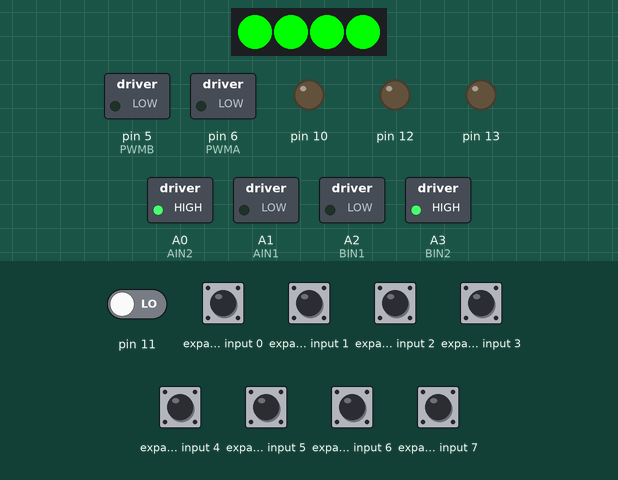
A sketch run on a simulated Arduino Uno, built with avr-gcc and run on an emulated ATmega328P. Parts: 4 RGB LEDs in strip order, left to right, switched loads named in the sketch (green lamp = pin HIGH), output pins drawn as LEDs (lit = HIGH). Wiring (inferred from the names in the program): PCF8574 port expander at I2C address 0x20. Dashed ring = blinking. The test bench sets the inputs (shaded band); at power-on: expander input 0–7 HIGH, pin 11 LOW. What the sketch prints to the serial monitor is not drawn.

Above: at 1.8 s.
1.9 s: expander input 4 pulled LOW for 0.15 s
At 4.8 s:
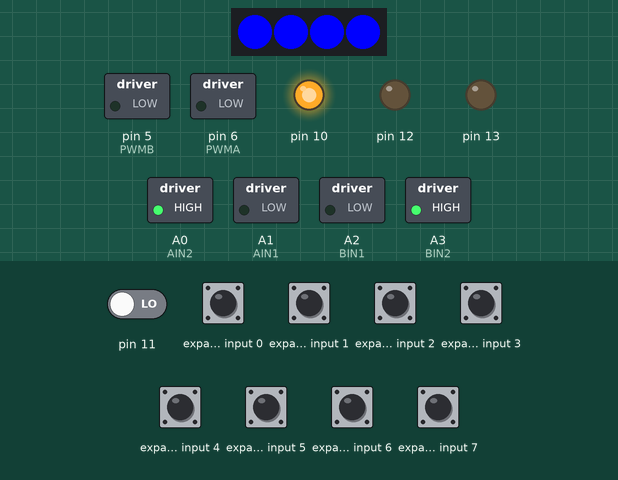
5.0 s: expander input 4 pulled LOW for 1 s
At 7.7 s:
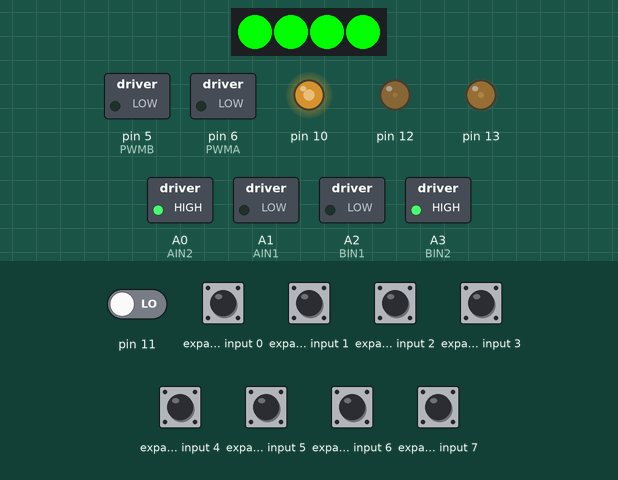
8.0 s: pin 11 driven HIGH
At 8.73 s:
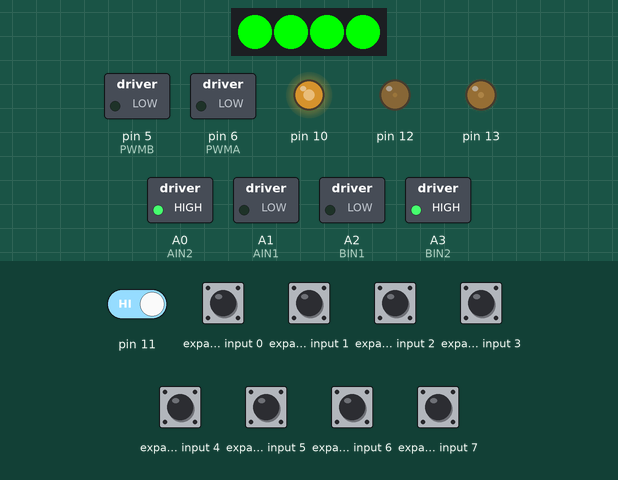
Timing chart, 0 to 17.0 s (numbered marks = the images above; inputs shaded):
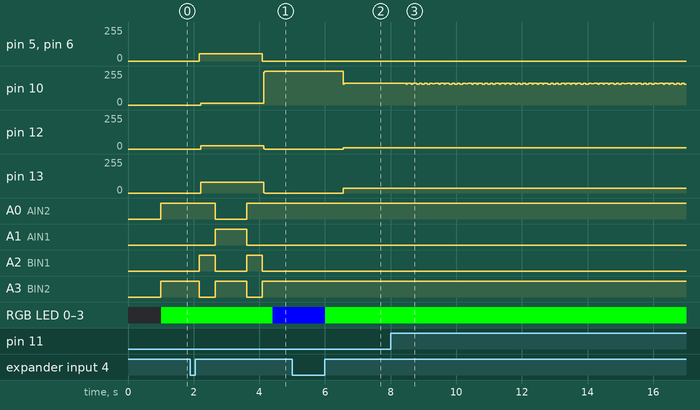

The sketch:

07-Line-Tracking.ino
```cpp
/*
   Experiment 07: Line Tracking (R4 WiFi - WiFi/OTA Disabled, OLED Removed)

   This sketch reads the 5-channel TRSensors reflectance array to calibrate
   black-vs-white reflectivity thresholds and track a black line on a white
   floor using a Proportional-Derivative (PD) control loop.

   This version uses the exact calibration speeds, sweep timings, and motor
   speed control loop from Simple-Maze-Solver-BLE.ino.

   User prompts and telemetry are printed to the Serial Monitor at 115200 baud.
   Calibration and tracking are initiated using the onboard joystick center
   button.

   Compatible with Arduino UNO R4 WiFi.
*/

#include "TRSensors.h"
#include <Adafruit_NeoPixel.h>
#include <Wire.h>

// H-Bridge Pin Definitions
#define PWMA 6  // Left Motor Speed pin (ENA)
#define AIN2 A0 // Left Motor Direction 2
#define AIN1 A1 // Left Motor Direction 1
#define PWMB 5  // Right Motor Speed pin (ENB)
#define BIN1 A2 // Right Motor Direction 1
#define BIN2 A3 // Right Motor Direction 2

// NeoPixel Configuration
#define RGB_PIN 7
#define NUM_LEDS 4

// PCF8574 I2C Expander Address
#define PCF8574_ADDR 0x20

#define NUM_SENSORS 5
TRSensors trs = TRSensors();
unsigned int sensorValues[NUM_SENSORS];
Adafruit_NeoPixel RGB =
    Adafruit_NeoPixel(NUM_LEDS, RGB_PIN, NEO_GRB + NEO_KHZ800);

// Speed offsets to calibrate wheel imbalance
const int LEFT_SPEED_OFFSET = 0;
const int RIGHT_SPEED_OFFSET = 0;

// PD Tracking Constants (Referenced from Simple-Maze-Solver-BLE.ino)
const int MAX_SPEED = 80;
int lastProportional = 0;

// Function Prototypes
void PCF8574Write(byte data);
byte PCF8574Read();
void beep(int durationMs);
void setNeoPixelColor(uint32_t color);
void waitForJoystickCenter();
void SetSpeeds(int Aspeed, int Bspeed);

void setup() {
  Serial.begin(115200);
  delay(1000);
  Serial.println("AlphaBot2 Experiment 07 - Line Tracking starting (Wi-Fi/OTA "
                 "Disabled)...");

  Wire.begin();

  // Configure motor control pins
  pinMode(PWMA, OUTPUT);
  pinMode(AIN2, OUTPUT);
  pinMode(AIN1, OUTPUT);
  pinMode(PWMB, OUTPUT);
  pinMode(BIN1, OUTPUT);
  pinMode(BIN2, OUTPUT);

  // Initialize NeoPixels to Green indicating ready
  RGB.begin();
  setNeoPixelColor(RGB.Color(0, 255, 0));

  // Ensure robot is stopped on startup
  SetSpeeds(0, 0);

  // Phase 1: Calibration
  Serial.println("==================================================");
  Serial.println(
      "STEP 1: Place the robot's middle sensor over the black line.");
  Serial.println("Press the joystick CENTER key to start calibration.");
  Serial.println("==================================================");
  waitForJoystickCenter();

  Serial.println("\nCalibration started! The robot will pivot back and forth.");
  beep(100);

  // Sweeps left and right at speed 55 without delay in the loop (exactly like
  // reference)
  for (int i = 0; i < 100; i++) {
    if (i < 25 || i >= 75) {
      SetSpeeds(55, -55); // Pivot Right
    } else {
      SetSpeeds(-55, 55); // Pivot Left
    }

    // Read sensors and register min/max calibration thresholds
    trs.calibrate();
  }

  // Calibration Complete
  SetSpeeds(0, 0);
  beep(100);
  delay(100);
  beep(100);
  Serial.println("Calibration Complete!");

  // Turn LEDs blue to indicate calibration done
  setNeoPixelColor(RGB.Color(0, 0, 255));

  // Phase 2: Start Tracking
  Serial.println("==================================================");
  Serial.println("STEP 2: Place the robot on the tracking course.");
  Serial.println("Press the joystick CENTER key to start Line Tracking.");
  Serial.println("==================================================");
  waitForJoystickCenter();

  // Turn LEDs back to green for Go
  setNeoPixelColor(RGB.Color(0, 255, 0));
  beep(300);
  delay(200);
}

void loop() {
  // Read the line position (returns a value from 0 to 4000)
  unsigned int position = trs.readLine(sensorValues);

  // Print telemetry to Serial Monitor for student analysis
  for (int i = 0; i < NUM_SENSORS; i++) {
    Serial.print(sensorValues[i]);
    Serial.print("\t");
  }
  Serial.print("Pos: ");
  Serial.println(position);

  // Check for "No Line" condition
  // If the middle 3 sensors read very light values (white floor), stop the
  // robot.
  if (sensorValues[1] > 900 && sensorValues[2] > 900 && sensorValues[3] > 900) {
    SetSpeeds(0, 0);
    Serial.println("Line lost! Stopping motors.");
    return;
  }

  // Proportional Term: Deviation from center (2000)
  int proportional = (int)position - 2000;

  // Derivative Term: Speed of change
  int derivative = proportional - lastProportional;
  lastProportional = proportional;

  // Calculate power difference using PD coefficients from reference (Kp = 1/20,
  // Kd = 10)
  int powerDifference = proportional / 20 + derivative * 10;

  // Constrain power difference to prevent oversteering
  if (powerDifference > MAX_SPEED) {
    powerDifference = MAX_SPEED;
  }
  if (powerDifference < -MAX_SPEED) {
    powerDifference = -MAX_SPEED;
  }

  // Apply differential steering speed adjustments via SetSpeeds
  if (powerDifference < 0) {
    // Turn Left: Slow down the Left motor, keep Right motor at base speed
    SetSpeeds(MAX_SPEED + powerDifference + LEFT_SPEED_OFFSET,
              MAX_SPEED + RIGHT_SPEED_OFFSET);
  } else {
    // Turn Right: Keep Left motor at base speed, slow down the Right motor
    SetSpeeds(MAX_SPEED + LEFT_SPEED_OFFSET,
              MAX_SPEED - powerDifference + RIGHT_SPEED_OFFSET);
  }
}

/**
 * Sends a byte of data to the PCF8574 I/O expander over I2C
 */
void PCF8574Write(byte data) {
  Wire.beginTransmission(PCF8574_ADDR);
  Wire.write(data);
  Wire.endTransmission();
}

/**
 * Reads a byte of data from the PCF8574 I/O expander over I2C
 */
byte PCF8574Read() {
  int data = -1;
  Wire.requestFrom(PCF8574_ADDR, 1);
  if (Wire.available()) {
    data = Wire.read();
  }
  return data;
}

/**
 * Rings the active-low buzzer for a specified duration in milliseconds
 */
void beep(int durationMs) {
  byte currentPort = PCF8574Read();
  PCF8574Write(0xDF & currentPort); // Set P5 LOW to turn ON buzzer
  delay(durationMs);
  PCF8574Write(0x20 | currentPort); // Set P5 HIGH to turn OFF buzzer
}

/**
 * Sets all 4 NeoPixel LEDs to a uniform color
 */
void setNeoPixelColor(uint32_t color) {
  for (int i = 0; i < NUM_LEDS; i++) {
    RGB.setPixelColor(i, color);
  }
  RGB.show();
}

/**
 * Halts execution and blocks until the joystick center key (P4 / 0xEF) is
 * pressed
 */
void waitForJoystickCenter() {
  byte keyState = 0xFF;
  while (keyState != 0xEF) {
    // Enable pull-ups on expander pins P0-P4
    PCF8574Write(0x1F | PCF8574Read());
    // Read pins and mask top 3 unused bits
    keyState = PCF8574Read() | 0xE0;
    delay(50);
  }

  // Wait for button release (debounce)
  while (keyState == 0xEF) {
    PCF8574Write(0x1F | PCF8574Read());
    keyState = PCF8574Read() | 0xE0;
    delay(10);
  }
}

/**
 * Dual motor controller setting both speed and direction dynamically
 */
void SetSpeeds(int Aspeed, int Bspeed) {
  if (Aspeed < 0) {
    digitalWrite(AIN1, HIGH);
    digitalWrite(AIN2, LOW);
    analogWrite(PWMA, -Aspeed);
  } else {
    digitalWrite(AIN1, LOW);
    digitalWrite(AIN2, HIGH);
    analogWrite(PWMA, Aspeed);
  }

  if (Bspeed < 0) {
    digitalWrite(BIN1, HIGH);
    digitalWrite(BIN2, LOW);
    analogWrite(PWMB, -Bspeed);
  } else {
    digitalWrite(BIN1, LOW);
    digitalWrite(BIN2, HIGH);
    analogWrite(PWMB, Bspeed);
  }
}
```

Measured:
- after the input at 1.9 s, pin 5 (PWMB), pin 6 (PWMA): 0/255 → 55/255 after 0.27 s, → 0/255 1.9 s later; pin 10: 0/255 → 13/255 after 0.31 s, → 255/255 1.9 s later; pin 12: 0/255 → 25/255 after 0.31 s, → 0/255 1.9 s later; pin 13: 0/255 → 79/255 after 0.31 s, → 0/255 1.9 s later; A0 (AIN2): HIGH → LOW after 0.75 s, → HIGH 0.96 s later
- after the input at 5.0 s, pin 10: 255/255 → 162/255 after 1.6 s; pin 12: 0/255 → 10/255 after 1.6 s; pin 13: 0/255 → 34/255 after 1.6 s; RGB LED 0–3: RGB(0, 0, 255) → RGB(0, 255, 0) after 1.0 s
- after the input at 8.0 s, pin 10: ramps from 156/255 to 164/255 and jumps back, once every 0.16 s
